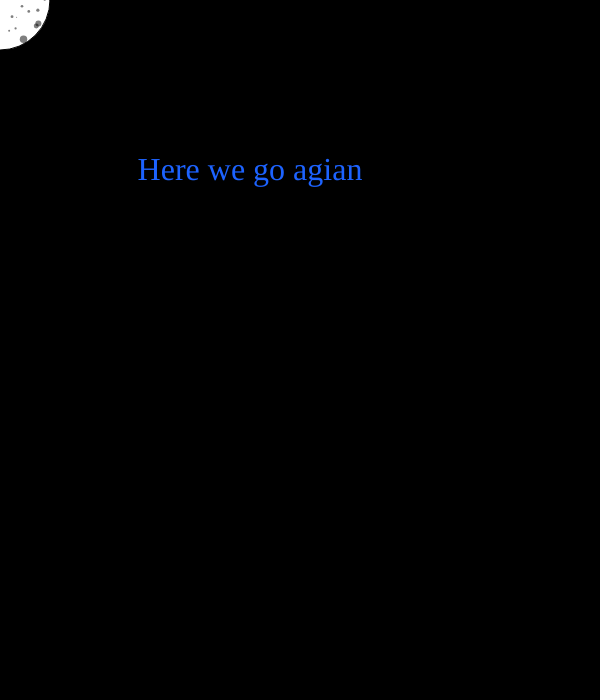
Frame 1 (no input)
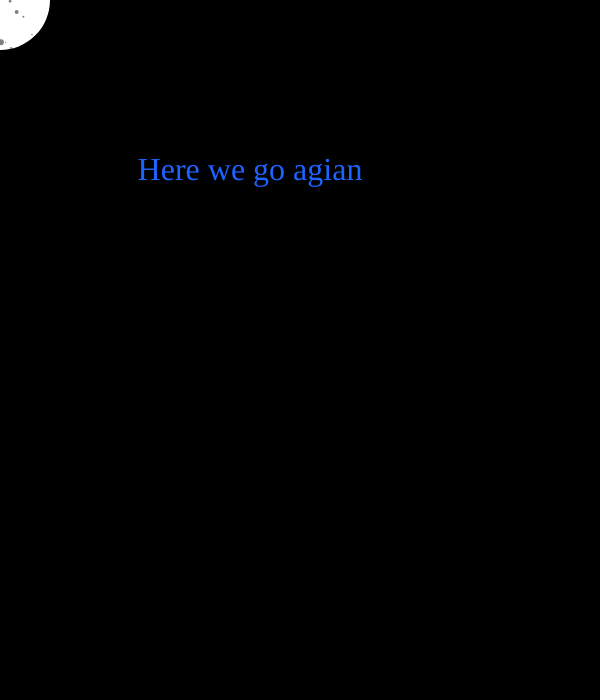
Frame 60 (no input)
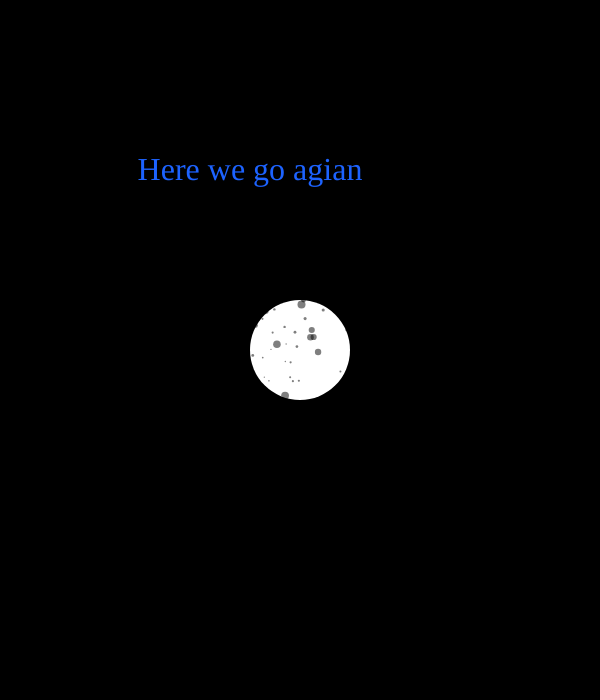
Frame 120 (the mouse pressed at the canvas centre since frame 60)

The p5.js sketch that drew these frames (run headless with seeded random() and noise() and a simulated clock; from frame 60 on, the mouse is pressed at the canvas centre):

// p5.js sketch
// ── sketch.js
let virus;
let viruses = [];
let viruses2 = [];
let viruses3 = [];
let angle = 0;
let start1 = true;
let circleSize = 100;
let button;
let color1 = 0;

function setup() {
  createCanvas(600, 700);
  virus = new Light(-1,2,20);
  for (let i = 0; i < 700; i ++){
    viruses[i] = new Light(random(-1,1),random(-1,1),random(5,25),random(width),random(height));
  }
  for (let i = 0; i < 800; i ++){
    viruses2[i] = new Light(random(-0.5,0.5),random(-2,2),random(3,10),random(width),random(height));
  }

  textFont('urbanist');
  button = createButton('First');
  button.mousePressed(buttonClicked);
  button.style('border:none');
  button.style('padding:5px');
  button.style('background : rgb(29,99,255);');
  button.style("font-family: 'Do Hyeon'");
  button.style("font-size: 22px");
  button.style('color : rgb(255,255,255);');
  button.style('width : 100px');
  button.style('border-radius: 10px');
  button.position(200,510);
  button.style('display : none');
}


function draw() {
  background(0);
  
// 한마리만 있을 때
//   virus.display();
  
//   if (mouseIsPressed){
//     virus.move();
//   }

start();
fill('rgba(0,0,0,0.5)');

if (start1==true){
  color1 = 0;
  button.style('display : none');
  push();
  fill(255);
  ellipse(mouseX,mouseY,100,100);
  pop();

  push();
  fill(0);
  textSize(random(28,32));
  text("Here!",220,250,100,100);
  pop();
}

if (start1 == true && mouseX >= 200 && mouseX <= 300 && mouseY >= 200 && mouseY <= 300){
  cursor('grab');
  //circleSize = random(90,110);
}else{
  cursor();
}

  if (mouseIsPressed && mouseX >= 200 && mouseX <= 300 && mouseY >= 200 && mouseY <= 300){
    start1 = false;
  }

  if (start1 == false){
  color1 = 255;
  push();
  fill(29,99,255);
  //stroke(0);
  //strokeWeight(2);
  rectMode(CENTER);
  textSize(32);
  //fontWeight(400);
  textAlign(CENTER);
  textFont('urbanist');
  text("Let's get rid of the COVID virus.",250,250);
  pop();

  button.style('display : block');
  }
  
  
  for(let v of viruses){
    v.display();
    
    if (mouseIsPressed && start1 == false){
    v.move();
  }
  }
  
for(let v of viruses2){
    v.display();
    
    if (mouseIsPressed && start1 == false){
    v.move();
  }
  }


push();

  if(start1 == false){
    if (circleSize < 600){
      circleSize += 20;
    }else{
      circleSize = 600;
    }


    noCursor();
    translate(mouseX,mouseY);
    rectMode(CENTER);
    rotate(angle);
    fill(29,99,255);
    noStroke();
    rect(0,0,80,5);
  }


  if(mouseIsPressed){
    angle += 0.2;
  }

pop();

if(start1 == true){
  push();
  fill(29,99,255);
  //stroke(0);
  //strokeWeight(2);
  rectMode(CENTER);
  textSize(32);
  //fontWeight(400);
  textAlign(CENTER);
  textFont('urbanist');
  text('Here we go agian',250,180);
  pop();
}

}


function start() {
  push();
  fill(color1);
  ellipse(width/2,height/2,circleSize,circleSize);
  pop();
}

function buttonClicked() {
  cursor();
  start1 = true;
  circleSize = 100;
}
// ── virus.js
class Light {
  constructor(_xs,_ys,_d,_xp,_yp){

    this.xs = _xs;
    this.ys = _ys;
    this.d = _d;
    // this.xp = Math.random(width);
    // this.yp = Math.random(height);
    //출발점 (0,0)
    this.xp = _xp;
    this.yp = _yp;
    this.boundary = 50;
    this.x = mouseX;
    this.y = mouseY;
    
  }
  
  makeCircle(x,y,z) {
    let _x = x - mouseX;
    let _y = y - mouseY;
    
    if (sqrt(sq(_x) + sq(_y)) < z ) {
      return true;
    } else {
      return false;
    }
  }
  
  move(){
    let _x = this.xp - mouseX;
    let _y = this.yp - mouseY;
    let click = false;
    
    if (sqrt(sq(_x) + sq(_y)) < this.boundary ) {
      click = true;
    } else {
      click = false;
    }
    
  if (click == true) {

      if (this.xp <= mouseX) {
        this.xp -= this.boundary;
      } else if (this.xp > mouseX) {
        this.xp += this.boundary;
      }
      if (this.yp <= mouseY) {
        this.yp -= this.boundary;
      } else if (this.yp > mouseY) {
        this.yp += this.boundary;
      }
    }
  }
  
  display() {
      this.xp += this.xs;
      this.yp += this.ys;
      noStroke();
      ellipse(this.xp,this.yp,this.d/3,this.d/3);
    
      if (this.xp < 0 || this.xp > width) {
        this.xs *= -1;
      }
      if (this.yp < 0 || this.yp > height) {
        this.ys *= -1;
      }
    }
}
// ── virus2.js
class Virus2 {
    constructor(_xs,_ys,_d,_xp,_yp){
    
        this.xs = _xs;
        this.ys = _ys;
        this.d = _d;
        // this.xp = Math.random(width);
        // this.yp = Math.random(height);
        //출발점 (0,0)
        this.xp = _xp;
        this.yp = _yp;
        this.boundary = 50;
        this.x = mouseX;
        this.y = mouseY;
        this.ag = Math.random(-100,100);
        }
        
        makeCircle(x,y,z) {
        let _x = x - mouseX;
        let _y = y - mouseY;
        
        if (sqrt(sq(_x) + sq(_y)) < z ) {
            return true;
        } else {
            return false;
        }
        }
        
        move(){
        let _x = this.xp - mouseX;
        let _y = this.yp - mouseY;
        let click = false;
        
        if (sqrt(sq(_x) + sq(_y)) < this.boundary ) {
            click = true;
        } else {
            click = false;
        }
        
        if (click == true) {
    
            if (this.xp <= mouseX) {
            this.xp -= this.boundary;
            } else if (this.xp > mouseX) {
            this.xp += this.boundary;
            }
            if (this.yp <= mouseY) {
            this.yp -= this.boundary;
            } else if (this.yp > mouseY) {
            this.yp += this.boundary;
            }
        }
        }
        
        display() {
        
            // fill(255);
            push();
            translate(this.xp,this.yp);
            this.xp += this.xs;
            this.yp += this.ys;
            fill(0);
            rotate(this.ag);
            rect(0,0,this.d,1);
        
            if (this.xp < 0 || this.xp > width) {
            this.xs *= -1;
            }
            if (this.yp < 0 || this.yp > height) {
            this.ys *= -1;
            }
            pop();
        }
    }
